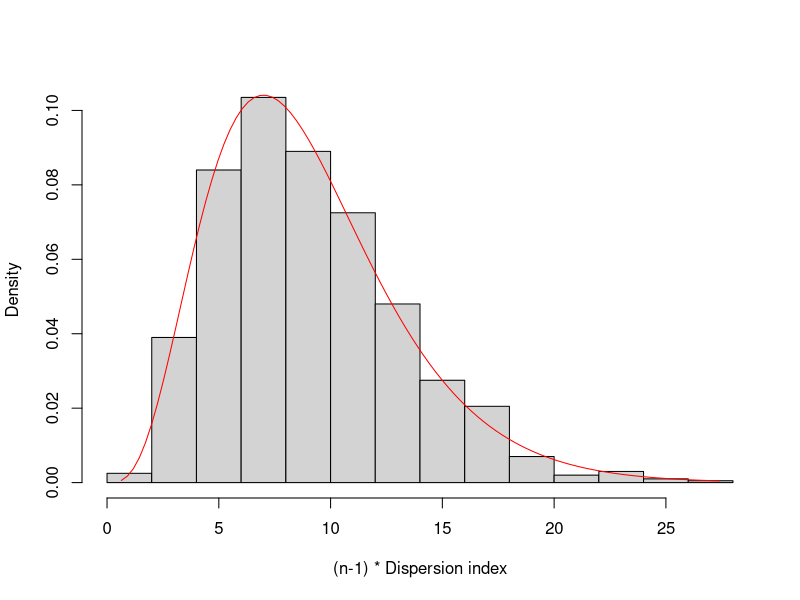
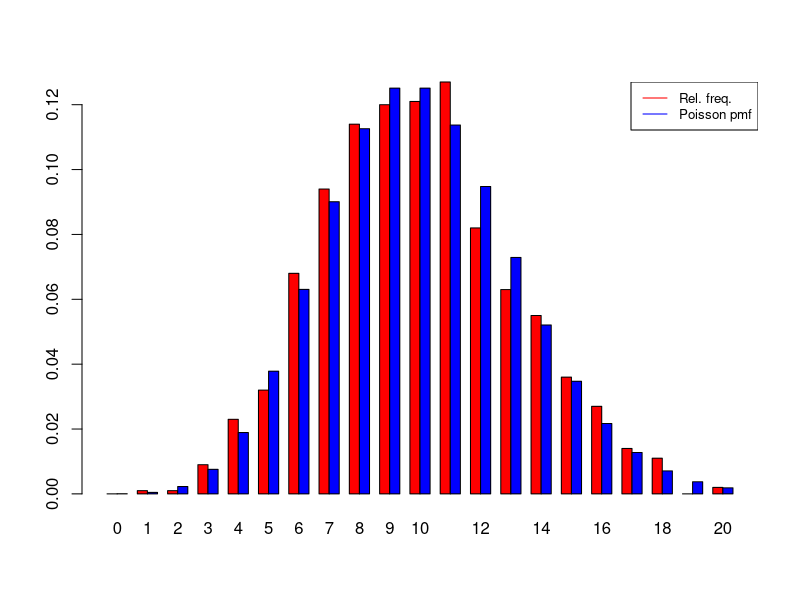

Write R code to recreate these figures, in order.
## ---- chunk 1
m <- 1000  # number of samples
mean_normal <- numeric(m)
median_normal <- numeric(m)

n <- 10    # sample size
for (i in 1:m) {
    x <- rnorm(n = n, mean = 0, sd = sqrt(3))
    mean_normal[i] <- mean(x)
    median_normal[i] <- median(x)
}

# Variance:
var(mean_normal)
var(median_normal)
## ---- chunk 2
mean_t3 <- numeric(m)
median_t3 <- numeric(m)

for (i in 1:m) {
    x <- rt(n = n, df = 3)
    mean_t3[i] <- mean(x)
    median_t3[i] <- median(x)
}

# Variance:
var(mean_t3)
var(median_t3)
## ---- chunk 3
m <- 1000
n <- 10
lambda <- 100
disp_idx <- numeric(m)
for (i in 1:m) {
    x <- rpois(n = n, lambda = lambda)
    disp_idx[i] <- var(x)/mean(x)
}
## ---- chunk 4
# empirical distribution
hist((n-1)*disp_idx, xlab = "(n-1) * Dispersion index", main = "", freq = FALSE)

# theoretical distribution
xplot <- (n-1)*seq(min(disp_idx),max(disp_idx), length = 100)
yplot <- dchisq(xplot, df = n-1)
lines(xplot,yplot, col = "red")
## ---- chunk 5
TT <- 10
rate <- 1
N <- 1000
counts <- numeric(N)
for (i in 1:N) {
    t <- 0
    n <- 0
    while (t < TT) {
        tau <- rexp(1, rate = rate)
        t <- t + tau
        n <- n + 1
    }
    counts[i] <- n-1
}

obs  <- table(counts)/length(counts)
pred <- setNames(dpois(0:max(counts), lambda = rate*TT), 0:max(counts))

# For graphical representation, the missing observed categories have to be set to 0
obs_completed <- setNames(rep(0,max(counts)+1L), 0:max(counts))
obs_completed[names(obs)] <- obs
obspred <- rbind(obs_completed,pred)

# Grouped bar plot
barplot(obspred, beside = TRUE, col = c("red","blue"))
legend("topright", 
       legend = c("Rel. freq.","Poisson pmf"),
       col = c("red","blue"),
       lty = c(1, 1),
       cex = 0.8)
